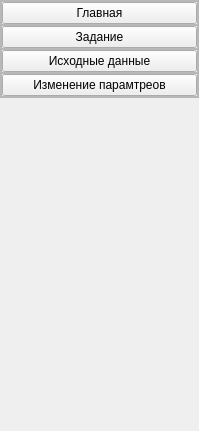
               <widget class="QWidget" name="page_1">
                <property name="geometry">
                 <rect>
                  <x>0</x>
                  <y>0</y>
                  <width>199</width>
                  <height>431</height>
                 </rect>
                </property>
                <property name="styleSheet">
                 <string notr="true"/>
                </property>
                <attribute name="icon">
                 <iconset>
                  <normaloff>icons/down.svg</normaloff>icons/down.svg</iconset>
                </attribute>
                <attribute name="label">
                 <string>Теория</string>
                </attribute>
                <layout class="QVBoxLayout" name="verticalLayout_8">
                 <property name="spacing">
                  <number>0</number>
                 </property>
                 <property name="leftMargin">
                  <number>0</number>
                 </property>
                 <property name="topMargin">
                  <number>0</number>
                 </property>
                 <property name="rightMargin">
                  <number>0</number>
                 </property>
                 <property name="bottomMargin">
                  <number>0</number>
                 </property>
                 <item alignment="Qt::AlignTop">
                  <widget class="QFrame" name="frame_12">
                   <property name="sizePolicy">
                    <sizepolicy hsizetype="Preferred" vsizetype="Preferred">
                     <horstretch>0</horstretch>
                     <verstretch>0</verstretch>
                    </sizepolicy>
                   </property>
                   <property name="styleSheet">
                    <string notr="true"/>
                   </property>
                   <property name="frameShape">
                    <enum>QFrame::StyledPanel</enum>
                   </property>
                   <property name="frameShadow">
                    <enum>QFrame::Raised</enum>
                   </property>
                   <layout class="QVBoxLayout" name="verticalLayout_7">
                    <property name="spacing">
                     <number>0</number>
                    </property>
                    <property name="leftMargin">
                     <number>0</number>
                    </property>
                    <property name="topMargin">
                     <number>0</number>
                    </property>
                    <property name="rightMargin">
                     <number>0</number>
                    </property>
                    <property name="bottomMargin">
                     <number>0</number>
                    </property>
                    <item>
                     <widget class="QFrame" name="Main">
                      <property name="sizePolicy">
                       <sizepolicy hsizetype="Preferred" vsizetype="Maximum">
                        <horstretch>0</horstretch>
                        <verstretch>0</verstretch>
                       </sizepolicy>
                      </property>
                      <property name="frameShape">
                       <enum>QFrame::StyledPanel</enum>
                      </property>
                      <property name="frameShadow">
                       <enum>QFrame::Raised</enum>
                      </property>
                      <layout class="QVBoxLayout" name="verticalLayout_9">
                       <property name="spacing">
                        <number>0</number>
                       </property>
                       <property name="leftMargin">
                        <number>0</number>
                       </property>
                       <property name="topMargin">
                        <number>0</number>
                       </property>
                       <property name="rightMargin">
                        <number>0</number>
                       </property>
                       <property name="bottomMargin">
                        <number>0</number>
                       </property>
                       <item>
                        <widget class="QPushButton" name="main_menu_button">
                         <property name="text">
                          <string>Главная</string>
                         </property>
                        </widget>
                       </item>
                      </layout>
                     </widget>
                    </item>
                    <item>
                     <widget class="QFrame" name="Task">
                      <property name="sizePolicy">
                       <sizepolicy hsizetype="Expanding" vsizetype="Maximum">
                        <horstretch>0</horstretch>
                        <verstretch>0</verstretch>
                       </sizepolicy>
                      </property>
                      <property name="frameShape">
                       <enum>QFrame::StyledPanel</enum>
                      </property>
                      <property name="frameShadow">
                       <enum>QFrame::Raised</enum>
                      </property>
                      <layout class="QVBoxLayout" name="verticalLayout_31">
                       <property name="spacing">
                        <number>0</number>
                       </property>
                       <property name="leftMargin">
                        <number>0</number>
                       </property>
                       <property name="topMargin">
                        <number>0</number>
                       </property>
                       <property name="rightMargin">
                        <number>0</number>
                       </property>
                       <property name="bottomMargin">
                        <number>0</number>
                       </property>
                       <item>
                        <widget class="QPushButton" name="Task_button">
                         <property name="text">
                          <string>Задание</string>
                         </property>
                        </widget>
                       </item>
                      </layout>
                     </widget>
                    </item>
                    <item>
                     <widget class="QFrame" name="Data">
                      <property name="sizePolicy">
                       <sizepolicy hsizetype="Preferred" vsizetype="Maximum">
                        <horstretch>0</horstretch>
                        <verstretch>0</verstretch>
                       </sizepolicy>
                      </property>
                      <property name="frameShape">
                       <enum>QFrame::StyledPanel</enum>
                      </property>
                      <property name="frameShadow">
                       <enum>QFrame::Raised</enum>
                      </property>
                      <layout class="QVBoxLayout" name="verticalLayout_32">
                       <property name="spacing">
                        <number>0</number>
                       </property>
                       <property name="leftMargin">
                        <number>0</number>
                       </property>
                       <property name="topMargin">
                        <number>0</number>
                       </property>
                       <property name="rightMargin">
                        <number>0</number>
                       </property>
                       <property name="bottomMargin">
                        <number>0</number>
                       </property>
                       <item>
                        <widget class="QPushButton" name="Base_task_button">
                         <property name="text">
                          <string>Исходные данные</string>
                         </property>
                        </widget>
                       </item>
                      </layout>
                     </widget>
                    </item>
                    <item>
                     <widget class="QFrame" name="Parametres">
                      <property name="frameShape">
                       <enum>QFrame::StyledPanel</enum>
                      </property>
                      <property name="frameShadow">
                       <enum>QFrame::Raised</enum>
                      </property>
                      <layout class="QVBoxLayout" name="verticalLayout_14">
                       <property name="spacing">
                        <number>0</number>
                       </property>
                       <property name="leftMargin">
                        <number>0</number>
                       </property>
                       <property name="topMargin">
                        <number>0</number>
                       </property>
                       <property name="rightMargin">
                        <number>0</number>
                       </property>
                       <property name="bottomMargin">
                        <number>0</number>
                       </property>
                       <item>
                        <widget class="QPushButton" name="Parametre_button">
                         <property name="text">
                          <string>Изменение парамтреов</string>
                         </property>
                        </widget>
                       </item>
                      </layout>
                     </widget>
                    </item>
                   </layout>
                  </widget>
                 </item>
                </layout>
               </widget>
